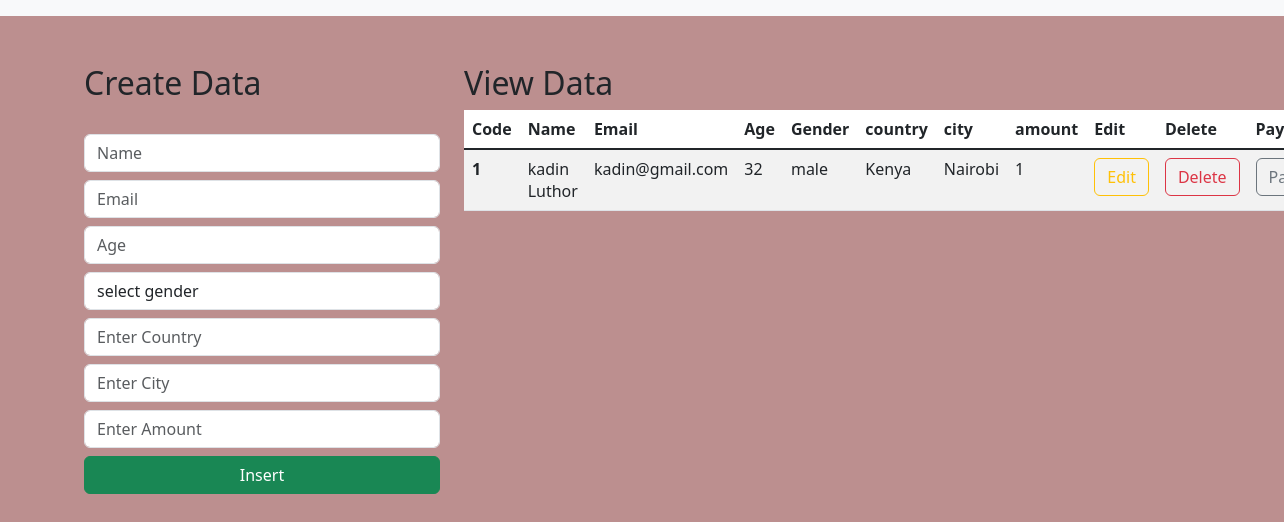
The page / on the database its author committed.
### mrngkddjango4/models.py (models this page shows)
class Student(models.Model):
    name = models.CharField(max_length=100, blank=False, null=False)
    email = models.EmailField()
    age = models.IntegerField()
    gender = models.CharField(max_length=100, blank=False, null=False)
    country = models.CharField(default='Kenya', max_length=100)
    city = models.CharField(default='Nairobi', max_length=100)
    amount = models.IntegerField(blank=False, null=False)

### mrngkddjango4/views.py (the view)
# urls.py: path('', views.index, name="index"),
def index(request):
    data = Student.objects.all()
    context = {"data": data}
    return render(request, "index.html", context)

### templates/index.html (shortened to what this page needs)
<html lang="en">
    <link href="https://cdn.jsdelivr.net/npm/bootstrap@5.3.0-alpha1/dist/css/bootstrap.min.css" rel="stylesheet">
  <head>
  </head>
  <body style="background-color: rosybrown">
    <nav class="navbar navbar-expand-lg bg-body-tertiary">
      </nav>
      <div class="container mt-5">
        <div class="row">
            <div class="col-md-4">
                <h2>Create Data</h2>
                <br>
                <form action="/insert" method="post">
                    <div class="form-group">
                        <input type="text" class="form-control" placeholder="Name" name="name" required>
                    </div>
                    <div class="form-group">
                        <input type="email" class="form-control  mt-2" placeholder="Email" name="email" required>
                    </div>
                    <div class="form-group">
                        <input type="number" class="form-control  mt-2" placeholder="Age" name="age" required>
                    </div>
                    <div class="form-group mt-2">
                        <select id="gender" name="gender" class="form-control" required>
                            <option selected>select gender</option>
                        </select>
                    </div>
                    <div class="form-group">
                        <input type="text" class="form-control  mt-2" placeholder="Enter Country" name="country" required>
                    </div>
                     <div class="form-group">
                        <input type="text" class="form-control  mt-2" placeholder="Enter City" name="city" required>
                    </div>
                    <div class="form-group">
                        <input type="number" class="form-control  mt-2" placeholder="Enter Amount" name="amount" required>
                    </div>
                    <div class="d-grid gap-2">
                        <button class="btn btn-success mt-2" type="submit">Insert</button>
                    </div>
                </form>
            </div>
            <div class="col-md-8">
                <h2>View Data</h2>
                <table class="table table-striped table-hover">
                    <thead>
                      <tr>
                        <th scope="col">Code</th>
                        <th scope="col">Name</th>
                        <th scope="col">Email</th>
                        <th scope="col">Age</th>
                        <th scope="col">Gender</th>
                        <th scope="col">country</th>
                          <th scope="col">city</th>
                          <th scope="col">amount</th>
                        <th scope="col">Edit</th>
                        <th scope="col">Delete</th>
                        <th scope="col">Pay</th>
                      </tr>
                    </thead>
                    <tbody class="table-group-divider">
                    {% for d in data %}
                      <tr>
                        <th scope="row">{{d.id}}</th>
                        <td>{{d.name}}</td>
                        <td>{{d.email}}</td>
                        <td>{{d.age}}</td>
                        <td>{{d.gender}}</td>
                          <td>{{d.country}}</td>
                          <td>{{d.city}}</td>
                          <td>{{d.amount}}</td>
                        <td><a href="/update/{{d.id}}" type="button" class="btn btn-outline-warning">Edit</a></td>
                        <td><a href="/delete/{{d.id}}" type="button" class="btn btn-outline-danger">Delete</a></td>
                        <td><a href="/pay/{{d.id}}" type="button" class="btn btn-outline-secondary">Pay</a></td>
                      </tr>
                    {% endfor %}
                    </tbody>
                  </table>
            </div>
        </div>
      </div>
  </body>
</html>

### rows shown on the page
Student: id "1", name "kadin Luthor", email "kadin@gmail.com", age "32", gender "male", country "Kenya", city "Nairobi", amount "1"
